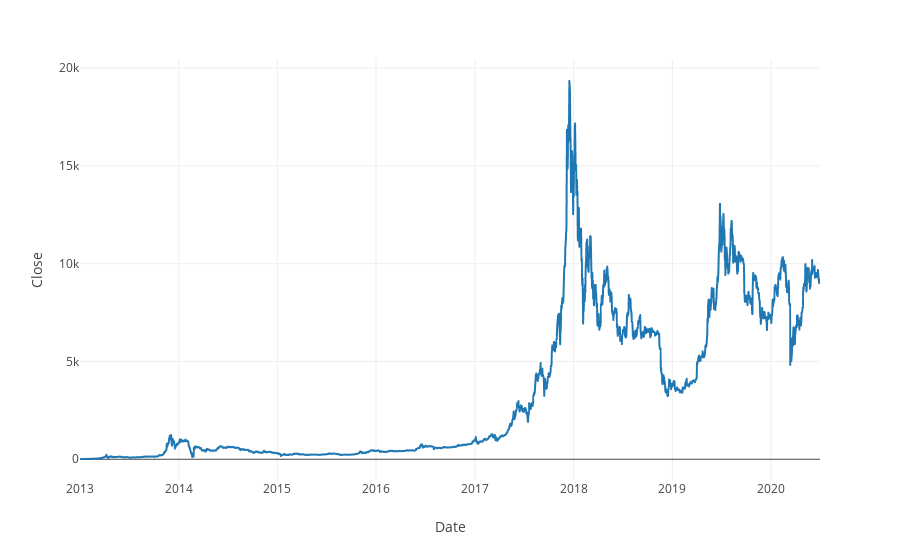
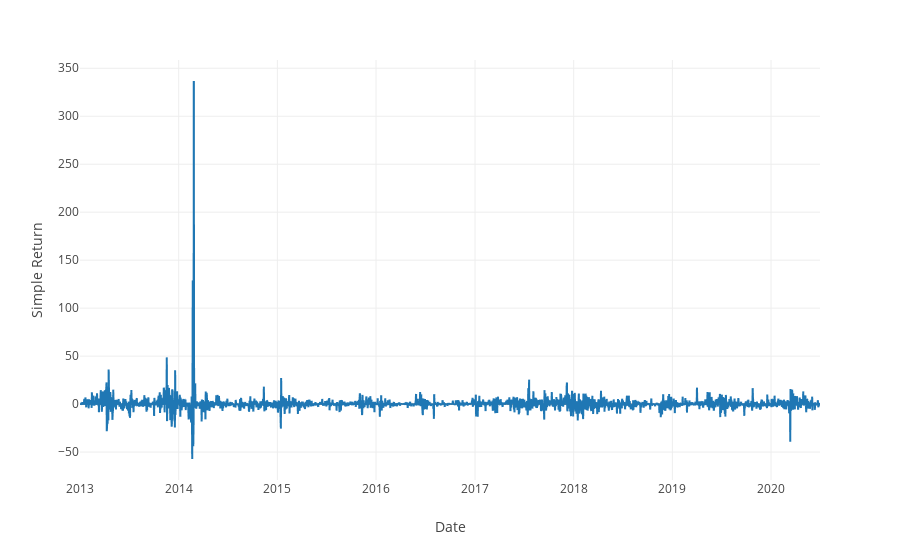
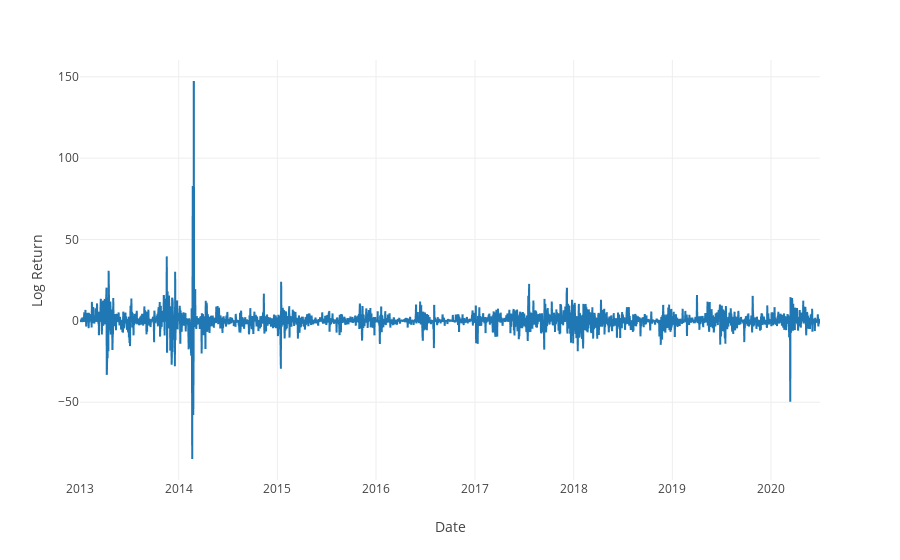

Notebook code cell kept with these figures, in order:
### Code cell
# fig = px.line(data, x=data.index, y=data['Close'], title='Bitcoin Closing Price')
# #fig.update_xaxes(title_text='Date', nticks=16)
# fig.update_yaxes(title_text='Price in USD ($)')
# fig.update_layout(plot_bgcolor='white')
# fig.show()

# for template in ["plotly", "plotly_white", "plotly_dark", "ggplot2", "seaborn", "simple_white", "none"]:
#     fig = px.scatter(df_2007,
#                      x="gdpPercap", y="lifeExp", size="pop", color="continent",
#                      log_x=True, size_max=60,
#                      template=template, title="Gapminder 2007: '%s' theme" % template)
#     fig.show()

for column in df.columns:
    
    fig = px.line(df, x=data.index, y=df[column], template='none')
    fig.show()

# fig = px.line(data.index, y=data['Close'], title='Bitcoin Closing Price', template='plotly')
# fig.update_yaxes(title_text='Price in USD ($)')
# fig.show()

### Figure 1 — Plotly figure (JSON) as saved in the notebook; plotly's stock layout.template omitted (floating-point values rounded to 4 significant figures; data arrays with more than 128 entries replaced by an {"elided": "..."} marker saying what was removed)
{"data": [{"hovertemplate": "Date=%{x}<br>Close=%{y}<extra></extra>", "legendgroup": "", "line": {"color": "#1F77B4", "dash": "solid"}, "mode": "lines", "name": "", "showlegend": false, "type": "scattergl", "x": {"elided": "2738 str values"}, "xaxis": "x", "y": {"elided": "2738 float values"}, "yaxis": "y"}], "layout": {"autosize": true, "legend": {"tracegroupgap": 0}, "margin": {"t": 60}, "xaxis": {"anchor": "y", "autorange": true, "domain": [0, 1], "range": ["2013-01-01", "2020-06-30"], "title": {"text": "Date"}, "type": "date"}, "yaxis": {"anchor": "x", "autorange": true, "domain": [0, 1], "range": [-1061.0, 20420.0], "title": {"text": "Close"}, "type": "linear"}}}

### Figure 2 — Plotly figure (JSON) as saved in the notebook; plotly's stock layout.template omitted (floating-point values rounded to 4 significant figures; data arrays with more than 128 entries replaced by an {"elided": "..."} marker saying what was removed)
{"data": [{"hovertemplate": "Date=%{x}<br>Simple Return=%{y}<extra></extra>", "legendgroup": "", "line": {"color": "#1F77B4", "dash": "solid"}, "mode": "lines", "name": "", "showlegend": false, "type": "scattergl", "x": {"elided": "2738 str values"}, "xaxis": "x", "y": {"elided": "2738 float values"}, "yaxis": "y"}], "layout": {"autosize": true, "legend": {"tracegroupgap": 0}, "margin": {"t": 60}, "xaxis": {"anchor": "y", "autorange": true, "domain": [0, 1], "range": ["2013-01-01", "2020-06-30"], "title": {"text": "Date"}, "type": "date"}, "yaxis": {"anchor": "x", "autorange": true, "domain": [0, 1], "range": [-79.09, 358.6], "title": {"text": "Simple Return"}, "type": "linear"}}}

### Figure 3 — Plotly figure (JSON) as saved in the notebook; plotly's stock layout.template omitted (floating-point values rounded to 4 significant figures; data arrays with more than 128 entries replaced by an {"elided": "..."} marker saying what was removed)
{"data": [{"hovertemplate": "Date=%{x}<br>Log Return=%{y}<extra></extra>", "legendgroup": "", "line": {"color": "#1F77B4", "dash": "solid"}, "mode": "lines", "name": "", "showlegend": false, "type": "scattergl", "x": {"elided": "2738 str values"}, "xaxis": "x", "y": {"elided": "2738 float values"}, "yaxis": "y"}], "layout": {"autosize": true, "legend": {"tracegroupgap": 0}, "margin": {"t": 60}, "xaxis": {"anchor": "y", "autorange": true, "domain": [0, 1], "range": ["2013-01-01", "2020-06-30"], "title": {"text": "Date"}, "type": "date"}, "yaxis": {"anchor": "x", "autorange": true, "domain": [0, 1], "range": [-97.79, 160.3], "title": {"text": "Log Return"}, "type": "linear"}}}
